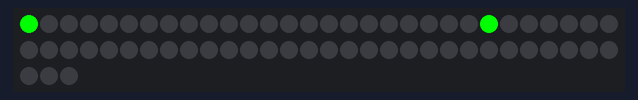
A sketch run on a simulated Arduino Uno, built with avr-gcc and run on an emulated ATmega328P. Shown: 63 RGB LEDs in strip order, left to right, continuing on the next row.

Above: at 0.05 s.
At 0.97 s:
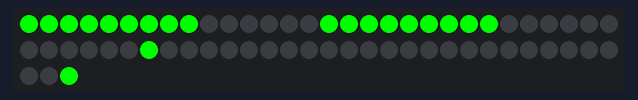
At 2.0 s:
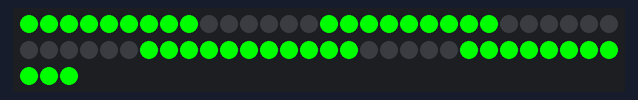

The sketch:

led.ino
```cpp
#include <Adafruit_NeoPixel.h>

#define LED_PIN 15   // Broche de données connectée au bandeau LED
#define NUM_LEDS 63 // Nombre total de LEDs dans le bandeau

#define BANDE_SIZE_E 9

#define BANDE_SIZE_O 11
Adafruit_NeoPixel strip = Adafruit_NeoPixel(NUM_LEDS, LED_PIN, NEO_GRB + NEO_KHZ800);


word se[BANDE_SIZE_E] = {0, 1, 2, 3, 4, 5, 6, 7, 8};
word ne[BANDE_SIZE_E] = {23, 22, 21, 20, 19, 18, 17, 16, 15};

word so[BANDE_SIZE_O] = {62, 61, 60, 59, 58, 57, 56, 55, 54, 53, 52};
word no[BANDE_SIZE_O] = {36, 37, 38, 39, 40, 41, 42, 43, 44, 45, 46};


void setup() {
  pinMode(2, INPUT);
  strip.begin();
  strip.show(); // Éteindre toutes les LEDs au démarrage
}

void loop() {
  for (int i = 0; i < BANDE_SIZE_E; i++) {
    strip.setPixelColor(ne[i], strip.Color(0, 255, 0));
    strip.setPixelColor(se[i], strip.Color(0, 255, 0));

    strip.show();
    delay(100);
  }
   for (int i = 0; i < BANDE_SIZE_O; i++) {

    strip.setPixelColor(no[i], strip.Color(0, 255, 0));
    strip.setPixelColor(so[i], strip.Color(0, 255, 0));
    strip.show();
    delay(100);
  }
  /*
  if(digitalRead(2)){
     // Allumer toutes les LEDs en rouge
      colorWipe(strip.Color(255, 0, 0), 50); // Rouge à pleine intensité
      delay(1000);                          // Attendre 1 seconde

      // Allumer toutes les LEDs en vert
      colorWipe(strip.Color(0, 255, 0), 50); // Vert à pleine intensité
      delay(1000);                          // Attendre 1 seconde

      // Allumer toutes les LEDs en bleu
      colorWipe(strip.Color(0, 0, 255), 50); // Bleu à pleine intensité
      delay(1000);                          // Attendre 1 seconde
  }
  else{
      colorWipe(strip.Color(0, 0, 0), 50); // Rouge à pleine intensité
  }*/
}

// Fonction pour allumer progressivement les LEDs avec une couleur spécifique
void colorWipe(uint32_t color, int wait) {
  for (int i = 0; i < strip.numPixels(); i++) {
    strip.setPixelColor(i, color);
    strip.show();
    delay(wait);
  }
}
```
